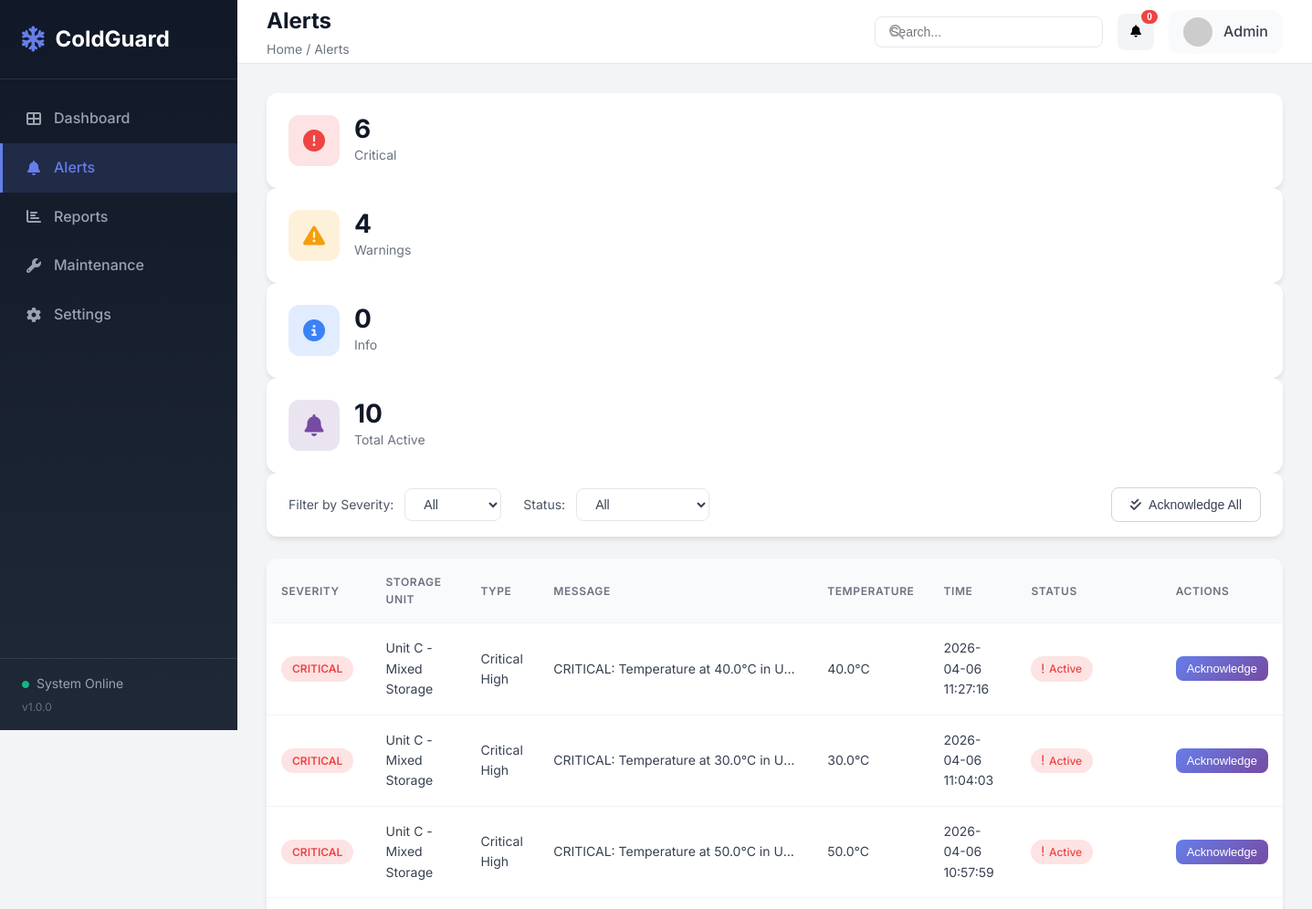
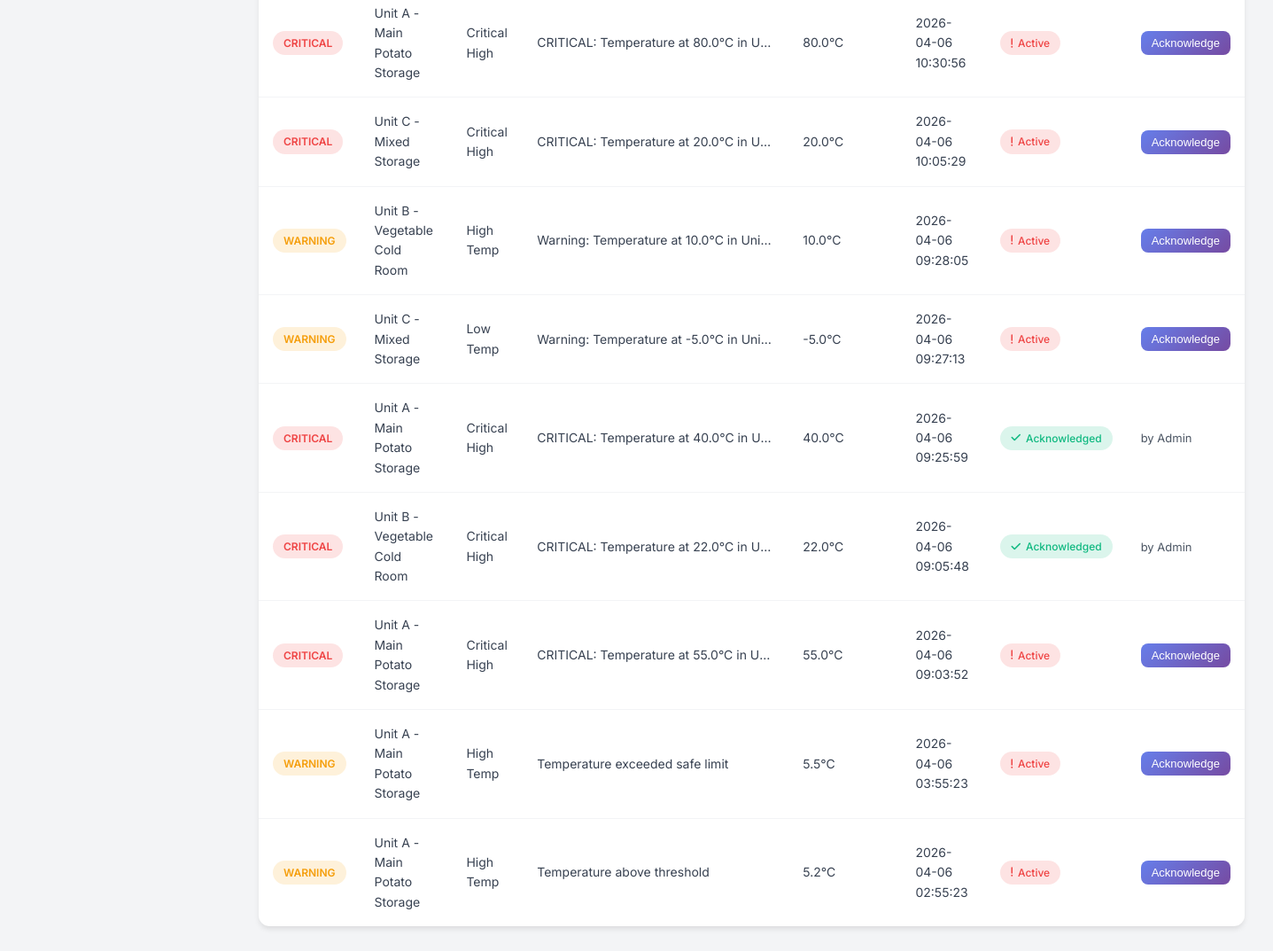
Screenshot of /alerts with the database file from the repository (2 pictures, top to bottom).
### tables this page shows
CREATE TABLE alerts (
    id INTEGER PRIMARY KEY AUTOINCREMENT,
    storage_unit_id INTEGER NOT NULL,
    alert_type VARCHAR(50) NOT NULL,
    severity VARCHAR(20) NOT NULL,
    message TEXT NOT NULL,
    temperature_reading REAL,
    is_acknowledged BOOLEAN DEFAULT 0,
    acknowledged_by VARCHAR(100),
    acknowledged_at DATETIME,
    created_at DATETIME DEFAULT CURRENT_TIMESTAMP,
    FOREIGN KEY (storage_unit_id) REFERENCES storage_units(id)
);

CREATE TABLE storage_units (
    id INTEGER PRIMARY KEY AUTOINCREMENT,
    name VARCHAR(100) NOT NULL,
    location VARCHAR(200),
    capacity_tons REAL,
    storage_type VARCHAR(50) DEFAULT 'Mixed',
    min_temp REAL DEFAULT -5.0,
    max_temp REAL DEFAULT 8.0,
    is_active BOOLEAN DEFAULT 1,
    created_at DATETIME DEFAULT CURRENT_TIMESTAMP,
    updated_at DATETIME DEFAULT CURRENT_TIMESTAMP
);

### app.py (the view)
@app.route('/alerts')
def alerts_page():
    alerts = get_all_alerts(limit=100)
    summary = AlertManager.get_alert_summary()
    return render_template('alerts.html', alerts=alerts, summary=summary)

### models/database.py (called while the page is built)
@contextmanager
def get_db_connection():
    conn = sqlite3.connect(DATABASE_PATH)
    conn.row_factory = sqlite3.Row
    try:
        yield conn
    finally:
        conn.close()

def get_active_alerts():
    with get_db_connection() as conn:
        cursor = conn.execute('''
            SELECT a.*, su.name as unit_name
            FROM alerts a
            JOIN storage_units su ON a.storage_unit_id = su.id
            WHERE a.is_acknowledged = 0
            ORDER BY a.created_at DESC
        ''')
        return [dict(row) for row in cursor.fetchall()]

def get_all_alerts(limit=100):
    with get_db_connection() as conn:
        cursor = conn.execute('''
            SELECT a.*, su.name as unit_name
            FROM alerts a
            JOIN storage_units su ON a.storage_unit_id = su.id
            ORDER BY a.created_at DESC
            LIMIT ?
        ''', (limit,))
        return [dict(row) for row in cursor.fetchall()]

### utils/alerts.py (called while the page is built)
    @classmethod
    def get_alert_summary(cls):
        alerts = get_active_alerts()
        summary = {
            'critical': 0,
            'warning': 0,
            'info': 0,
            'total': len(alerts)
        }
        for alert in alerts:
            severity = alert.get('severity', 'info')
            if severity in summary:
                summary[severity] += 1
        return summary

### templates/alerts.html (shortened to what this page needs)
{% extends 'base.html' %}
{% block page_title %}Alerts{% endblock %}
{% block breadcrumb %}Home / Alerts{% endblock %}
{% block content %}
<div class="alert-summary-cards">
    <div class="summary-card critical">
        <div class="card-icon red">
            <i class="fas fa-exclamation-circle"></i>
        </div>
        <div class="card-info">
            <h3>{{ summary.critical }}</h3>
            <p>Critical</p>
        </div>
    </div>
    <div class="summary-card warning">
        <div class="card-icon orange">
            <i class="fas fa-exclamation-triangle"></i>
        </div>
        <div class="card-info">
            <h3>{{ summary.warning }}</h3>
            <p>Warnings</p>
        </div>
    </div>
    <div class="summary-card info">
        <div class="card-icon blue">
            <i class="fas fa-info-circle"></i>
        </div>
        <div class="card-info">
            <h3>{{ summary.info }}</h3>
            <p>Info</p>
        </div>
    </div>
    <div class="summary-card total">
        <div class="card-icon purple">
            <i class="fas fa-bell"></i>
        </div>
        <div class="card-info">
            <h3>{{ summary.total }}</h3>
            <p>Total Active</p>
        </div>
    </div>
</div>
<div class="alerts-filter">
    <div class="filter-group">
        <label>Filter by Severity:</label>
        <select id="severityFilter" onchange="filterAlerts()">
            <option value="all">All</option>
        </select>
    </div>
    <div class="filter-group">
        <label>Status:</label>
        <select id="statusFilter" onchange="filterAlerts()">
            <option value="all">All</option>
        </select>
    </div>
    <button class="btn btn-outline" onclick="acknowledgeAll()">
        <i class="fas fa-check-double"></i> Acknowledge All
    </button>
</div>
<div class="alerts-table-container">
    <table class="data-table alerts-table" id="alertsTable">
        <thead>
            <tr>
                <th>Severity</th>
                <th>Storage Unit</th>
                <th>Type</th>
                <th>Message</th>
                <th>Temperature</th>
                <th>Time</th>
                <th>Status</th>
                <th>Actions</th>
            </tr>
        </thead>
        <tbody>
            {% for alert in alerts %}
            <tr class="{{ alert.severity }}" data-severity="{{ alert.severity }}"
                data-acknowledged="{{ alert.is_acknowledged }}">
                <td>
                    <span class="severity-badge {{ alert.severity }}">
                        {{ alert.severity|upper }}
                    </span>
                </td>
                <td>{{ alert.unit_name }}</td>
                <td>{{ alert.alert_type|replace('_', ' ')|title }}</td>
                <td class="message-cell">{{ alert.message }}</td>
                <td>
                    {% if alert.temperature_reading %}
                        {{ "%.1f"|format(alert.temperature_reading) }}°C
                    {% else %}
                        --
                    {% endif %}
                </td>
                <td>{{ alert.created_at }}</td>
                <td>
                    {% if alert.is_acknowledged %}
                        <span class="status-badge acknowledged">
                            <i class="fas fa-check"></i> Acknowledged
                        </span>
                    {% else %}
                        <span class="status-badge active">
                             Active
                        </span>
                    {% endif %}
                </td>
                <td>
                    {% if not alert.is_acknowledged %}
                    <button class="btn btn-sm btn-primary" onclick="acknowledgeAlert({{ alert.id }})">
                        Acknowledge
                    </button>
                    {% else %}
                    <span class="acknowledged-info">
                        by {{ alert.acknowledged_by or 'System' }}
                    </span>
                    {% endif %}
                </td>
            </tr>
            {% endfor %}
        </tbody>
    </table>
</div>
{% endblock %}

### rows the page displays
alerts: severity "CRITICAL", unit_name "Unit C - Mixed Storage", alert_type "Critical High", message "CRITICAL: Temperature at 40.0°C in U…", temperature_reading "40.0", created_at "2026-04-06 11:27:16", is_acknowledged "Active"
alerts: severity "CRITICAL", unit_name "Unit C - Mixed Storage", alert_type "Critical High", message "CRITICAL: Temperature at 30.0°C in U…", temperature_reading "30.0", created_at "2026-04-06 11:04:03", is_acknowledged "Active"
alerts: severity "CRITICAL", unit_name "Unit C - Mixed Storage", alert_type "Critical High", message "CRITICAL: Temperature at 50.0°C in U…", temperature_reading "50.0", created_at "2026-04-06 10:57:59", is_acknowledged "Active"
alerts: severity "CRITICAL", unit_name "Unit A - Main Potato Storage", alert_type "Critical High", message "CRITICAL: Temperature at 80.0°C in U…", temperature_reading "80.0", created_at "2026-04-06 10:30:56", is_acknowledged "Active"
alerts: severity "CRITICAL", unit_name "Unit C - Mixed Storage", alert_type "Critical High", message "CRITICAL: Temperature at 20.0°C in U…", temperature_reading "20.0", created_at "2026-04-06 10:05:29", is_acknowledged "Active"
alerts: severity "WARNING", unit_name "Unit B - Vegetable Cold Room", alert_type "High Temp", message "Warning: Temperature at 10.0°C in Uni…", temperature_reading "10.0", created_at "2026-04-06 09:28:05", is_acknowledged "Active"
alerts: severity "WARNING", unit_name "Unit C - Mixed Storage", alert_type "Low Temp", message "Warning: Temperature at -5.0°C in Uni…", temperature_reading "-5.0", created_at "2026-04-06 09:27:13", is_acknowledged "Active"
alerts: severity "CRITICAL", unit_name "Unit A - Main Potato Storage", alert_type "Critical High", message "CRITICAL: Temperature at 40.0°C in U…", temperature_reading "40.0", created_at "2026-04-06 09:25:59", is_acknowledged True (drawn), acknowledged_by "Admin"
alerts: severity "CRITICAL", unit_name "Unit B - Vegetable Cold Room", alert_type "Critical High", message "CRITICAL: Temperature at 22.0°C in U…", temperature_reading "22.0", created_at "2026-04-06 09:05:48", is_acknowledged True (drawn), acknowledged_by "Admin"
alerts: severity "CRITICAL", unit_name "Unit A - Main Potato Storage", alert_type "Critical High", message "CRITICAL: Temperature at 55.0°C in U…", temperature_reading "55.0", created_at "2026-04-06 09:03:52", is_acknowledged "Active"
alerts: severity "WARNING", unit_name "Unit A - Main Potato Storage", alert_type "High Temp", message "Temperature exceeded safe limit", temperature_reading "5.5", created_at "2026-04-06 03:55:23", is_acknowledged "Active"
alerts: severity "WARNING", unit_name "Unit A - Main Potato Storage", alert_type "High Temp", message "Temperature above threshold", temperature_reading "5.2", created_at "2026-04-06 02:55:23", is_acknowledged "Active"

### other values shown
{{ summary.critical }} "6"
{{ summary.warning }} "4"
{{ summary.info }} "0"
{{ summary.total }} "10"
